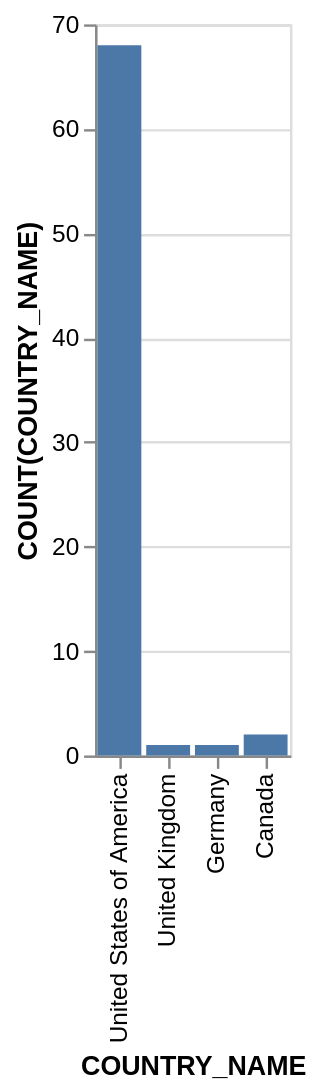

Here is the Vega-Lite specification saved for this chart:
### Vega-Lite specification from a JSON file in a GitHub repository (floating-point values rounded to 4 significant figures)
{"data": {"values": [{"x_data": "United States of America", "y_data": 68}, {"x_data": "United Kingdom", "y_data": 1}, {"x_data": "Germany", "y_data": 1}, {"x_data": "Canada", "y_data": 2}]}, "mark": "bar", "encoding": {"x": {"field": "x_data", "type": "nominal", "title": "COUNTRY_NAME", "sort": "descending"}, "y": {"field": "y_data", "type": "quantitative", "title": "COUNT(COUNTRY_NAME)"}}}
